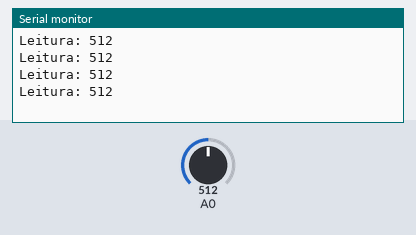
Recording of a sketch running on a simulated Arduino Uno, built with avr-gcc and run on an emulated ATmega328P. Parts: the last lines printed to the serial monitor. Inputs (shaded band) come from the test bench; at power-on: A0 = 512.

Above: at 1.2 s.
1.3 s: A0 set to 716
At 1.71 s:
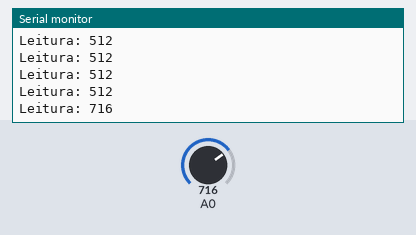
2.8 s: A0 set to 900
At 2.91 s:
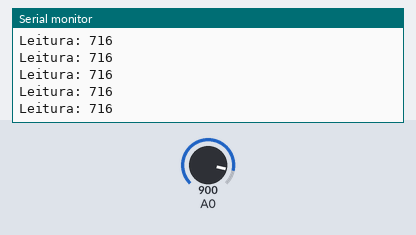
Timing chart, 0 to 5.8 s (numbered marks = the images above; inputs shaded):
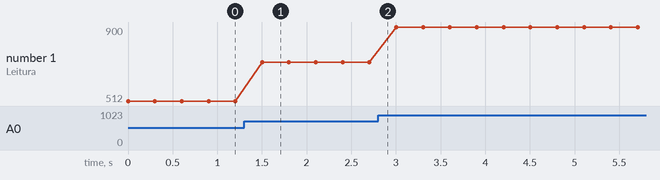

The sketch:

entrada_analogica.ino
```cpp
void setup()
{
  Serial.begin(9600);
}

void loop()
{
  int leitura = analogRead(A0);
  Serial.print("Leitura: ");
  Serial.print(leitura);
  Serial.println();
  delay(300);
}
```

Measured:
- after the input at 1.3 s, the serial monitor: prints a new line after 0.20 s (image 1)
- plotted number 1: 512 → 716 after the input at 1.3 s, 716 → 900 after the input at 2.8 s
